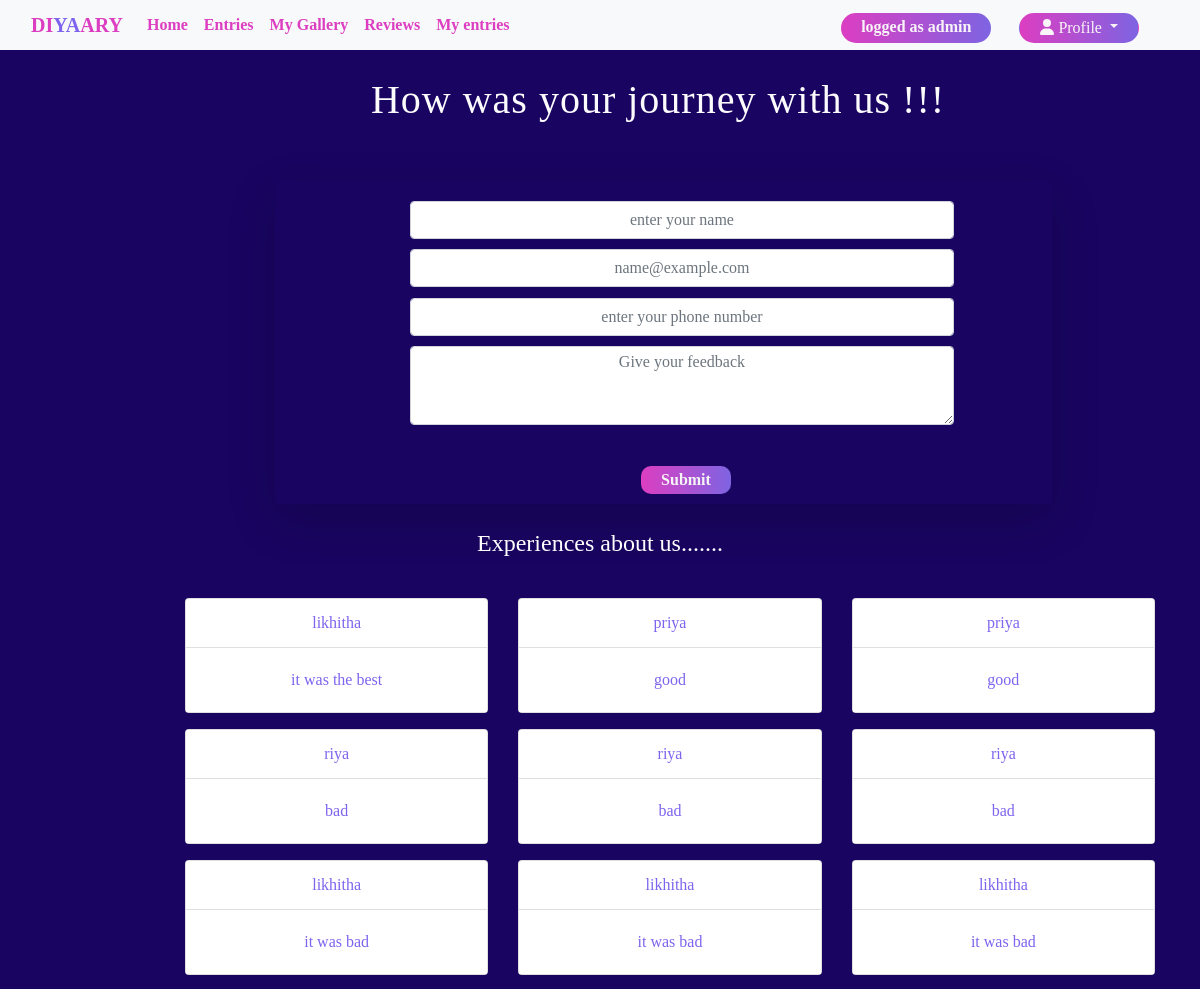
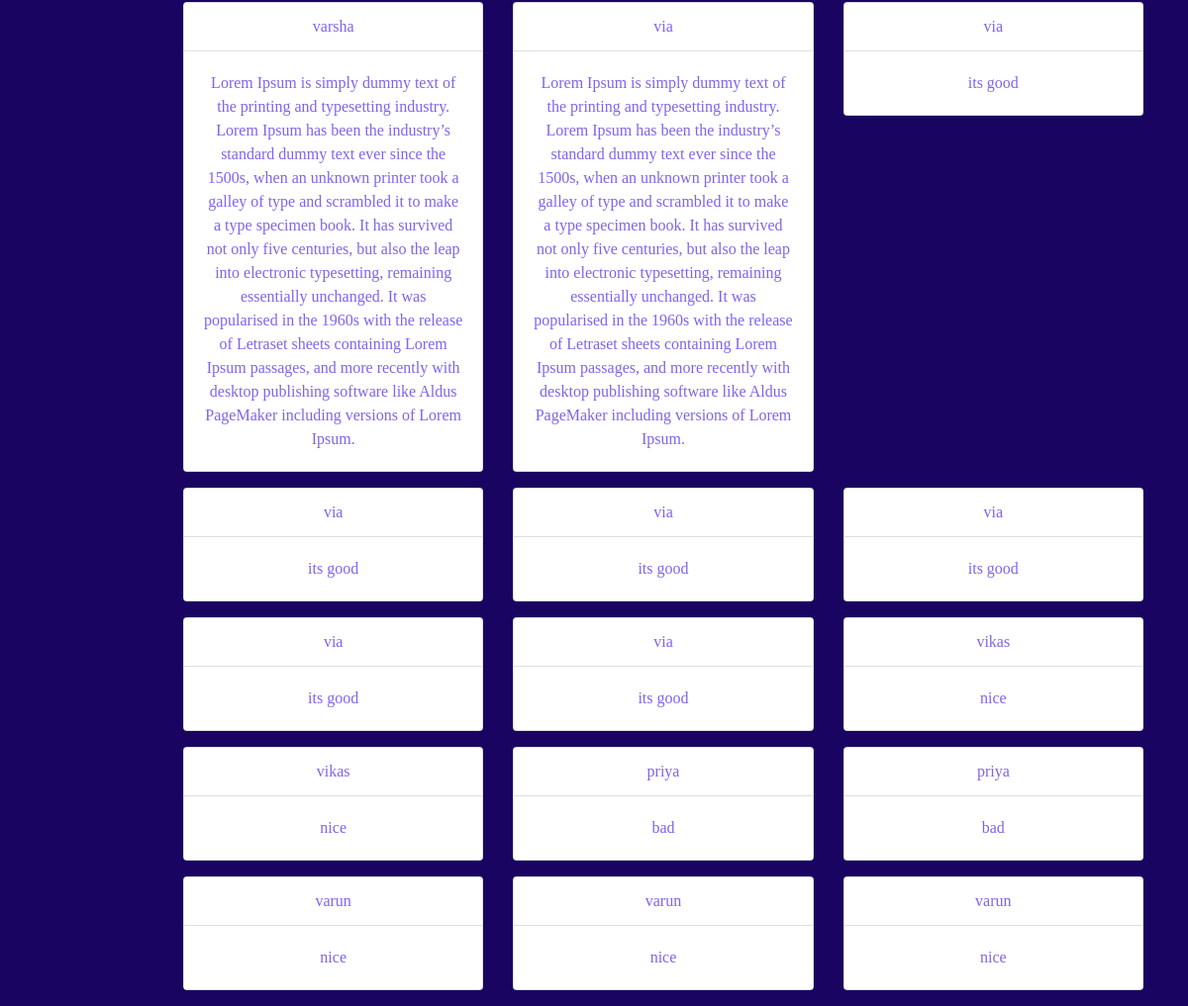
Screenshot of /reviews/ (signed in) with the database file from the repository (2 pictures, top to bottom).
### diyaaryapp/models.py (models this page shows, shortened)
class customerReviews(models.Model):
    name=models.CharField(max_length=15)
    email=models.CharField(max_length=50)
    phone=models.IntegerField( )
    review=models.TextField()
    date=models.DateField()
    class Meta:
        verbose_name_plural = "customerReviews"  #to avoid adding extra 's' in database  table name

### diyaaryapp/views.py (the view, shortened to what this page needs)
# urls.py: path('reviews/',views.reviews,name="reviews"),
def reviews(request):
    if request.user.is_authenticated:
        allreviews = customerReviews.objects.all()
        return render(request, "reviews.html", {'allreviews': allreviews})
    return redirect('userlogin')

### templates/reviews.html (shortened to what this page needs)
{%extends 'base.html'%}
{% load static %}
{% block body %}
{% block cssfile %}
<link rel="stylesheet"   href="{% static 'css/style.css' %}">
{% endblock cssfile %}
<div class="container">
<h1 class="us"><center> How was your journey with us !!!</center></h1>
<div class="shadow-lg p-7   bg-body rounded  ">
<form method="post" action={% url 'reviews'%}>
     <div class="grad">
     <div class="mb-3" >
       <input type="name" class="form-control" id="exampleFormControlInput1" name="name" placeholder="enter your name">
    </div>
    <div class="mb-3">
       <input type="email" class="form-control  " id="exampleFormControlInput2"  name="email" placeholder="name@example.com">
     </div>
     <div class="mb-3">
       <input type="phone" class="form-control" id="exampleFormControlInput3"  name="phone" placeholder="enter your phone number">
     </div>
     <div class="mb-3">
       <textarea class="form-control" id="exampleFormControlTextarea1" rows="3" name="review" placeholder="Give your feedback"></textarea>
     </div>
    </div>
 <button class="button" type="submit"> <strong> Submit </strong> </button>
  </div>
</div>
<h4>Experiences about us.......</h4>
        <div class="row pt-5px">
        <div class="row">
          {% for rev in allreviews %}
              <div class="col-sm-4 mb-3">
              <div class="card text-bg-info">
                <div class="card-header">{{rev.name}}</div>
                <div class="card-body">
                  <p class="card-text">{{rev.review}}</p>
                </div>
              </div>
            </div>
          {% endfor %}
        </div>
      </div>
{% endblock body %}

### templates/base.html (shortened to what this page needs)
<!doctype html>
{% load static %}
<html lang="en">
  <head>
    <link rel="stylesheet" href="https://cdn.jsdelivr.net/npm/bootstrap@4.3.1/dist/css/bootstrap.min.css">
    {% block cssfile %}{% endblock cssfile %}
    <link href="{% static 'fontawesomefree/css/all.min.css' %}" rel="stylesheet" type="text/css">
</head>
  <body>
  <nav class="navbar navbar-expand-lg bg-light">
        <div class="container-fluid"  >
          <a class="navbar-brand" href="#"><strong> DI<span class="firstspan">YA</span>ARY </strong> </a>
          <div class="collapse navbar-collapse" id="navbarNavAltMarkup">
            <div class="navbar-nav mr-auto">
              <a class="nav-link active" aria-current="page" href="/"><strong>Home</strong></a>
              <a class="nav-link"  href="/entries"> <strong>Entries</strong> </a>
              <a class="nav-link" href="/mygallery"><strong>My Gallery</strong></a>
              <a class="nav-link" href="/reviews"><strong>Reviews</strong></a>
              <a class="nav-link" href="/myentries"> <strong>My entries</strong></a>
            </div>
            <div class="navbar-nav ml-auto">
              {%if user.is_authenticated%}
                <span class="navname"><strong>logged as {{request.user}} </strong> </span>
              <div class="dropdown show ml-2">
                <a class="btn   dropdown-toggle" href="#" role="button" id="dropdownMenuLink" data-toggle="dropdown" aria-haspopup="true" aria-expanded="false">
                  <i class="fa-solid fa-user"></i> Profile
                </a>
              </div>
              {% else%}
              <a class="nav-link" href="/usersignup"> <strong>SignUp</strong></a>
              <a class="nav-link" href="/userlogin"> <strong>Login</strong></a>
              </div>
              {%endif%}
          </div>
          </div>
        </div>
      </nav>
      {%block body%} {%endblock body%}
  </body>
</html>

### static/css/style.css (style rules this page uses)
body { height:100vh; width:100%; background-repeat: no-repeat; background-color: rgb(25, 5, 97); font-family:cursive; }
a { color:#dc3ec1 }
h1 { color:rgb(252, 251, 253); text-align: center; }
h1.us { margin-left:280px; margin-bottom:50px; margin-top:10px; }
.firstspan { color:rgb(126, 100, 238); font-weight : bold; }
.navname { color:#f8f4f7; margin-top: 5px; margin-right: 20px; background-image: linear-gradient(to left,#7e64e2,#dc3ec1); border-radius: 15px; padding:2px 20px 2px 20px; }
input::placeholder { color: rgb(23, 23, 24); }
.us { letter-spacing:1px; width: 60%; display: inline-block; white-space: nowrap; overflow:hidden; animation: typing 5s , cursor .1s step-end infinite alternate; }
.dropdown-toggle { color:#f8f4f7; margin-top: 5px; margin-right: 30px; background-image: linear-gradient(to left,#7e64e2,#dc3ec1); border-radius: 15px; padding:2px 20px 2px 20px; }
.navbar { height:50px; }
.form-control { width:70%; padding: 2.5px; margin: -4.5px; text-align:center; margin-bottom: -25px; margin-left:135px; transition: all 0.3s; }
.p-7 { width:70%; height: 95%; margin-left: 230px; text-align: center; }
.mb-3 { text-align: center; }
.button { color:rgb(246, 243, 245); margin-left: 45px; margin-top: 50px; margin-bottom: 10px; background-color:#7e64ee; border-style: none; border-radius: 10px; padding:2px 20px; background-image: linear-gradient(to left,#7e64e2,#dc3ec1); }

### templates/reviews.html (style rules this page uses)
.card-header,.card-body { background-color:white; color:#7e64ee; padding-left: 20px; }
.row { margin:20px 15px 0px 85px; }
h4 { color:white; text-align: center; padding-top: 25px; }

### rows the page displays
customerReviews: name "likhitha", review "it was the best"
customerReviews: name "priya", review "good"
customerReviews: name "priya", review "good"
customerReviews: name "riya", review "bad"
customerReviews: name "riya", review "bad"
customerReviews: name "riya", review "bad"
customerReviews: name "likhitha", review "it was bad"
customerReviews: name "likhitha", review "it was bad"
customerReviews: name "likhitha", review "it was bad"
customerReviews: name "varsha", review "Lorem Ipsum is simply dummy text of the printing and typesetting industry. Lorem Ipsum has been the industry’s standard dummy text ever since the 1500s, when an unknown printer took a galley of type and scrambled it to make a type specimen book. It has survived not only five centuries, but also the leap into electronic typesetting, remaining essentially unchanged. It was popularised in the 1960s with the release of Letraset sheets containing Lorem Ipsum passages, and more recently with desktop publishing software like Aldus PageMaker including versions of Lorem Ipsum."
customerReviews: name "via", review "Lorem Ipsum is simply dummy text of the printing and typesetting industry. Lorem Ipsum has been the industry’s standard dummy text ever since the 1500s, when an unknown printer took a galley of type and scrambled it to make a type specimen book. It has survived not only five centuries, but also the leap into electronic typesetting, remaining essentially unchanged. It was popularised in the 1960s with the release of Letraset sheets containing Lorem Ipsum passages, and more recently with desktop publishing software like Aldus PageMaker including versions of Lorem Ipsum."
customerReviews: name "via", review "its good"
customerReviews: name "via", review "its good"
customerReviews: name "via", review "its good"
customerReviews: name "via", review "its good"
customerReviews: name "via", review "its good"
customerReviews: name "via", review "its good"
customerReviews: name "vikas", review "nice"
customerReviews: name "vikas", review "nice"
customerReviews: name "priya", review "bad"
customerReviews: name "priya", review "bad"
customerReviews: name "varun", review "nice"
customerReviews: name "varun", review "nice"
customerReviews: name "varun", review "nice"

### other values shown
{{ request.user }} "admin"
